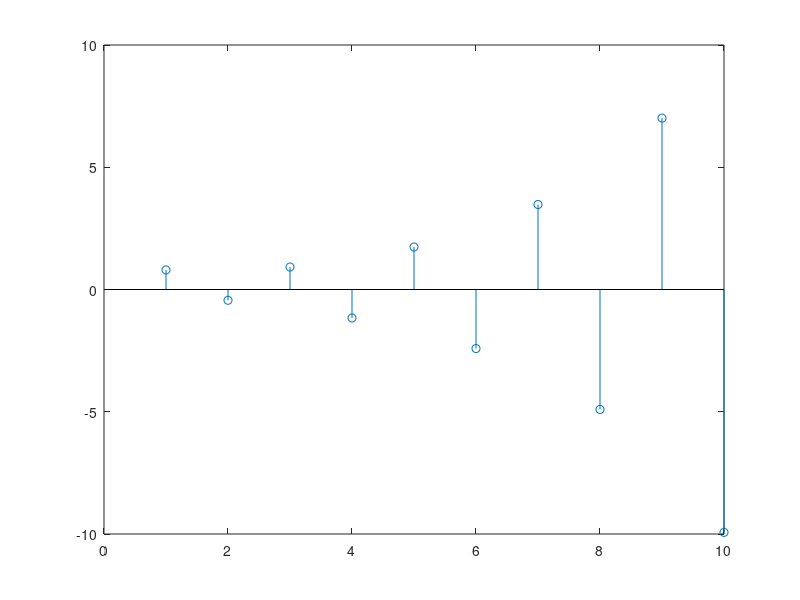

This chart was generated by the following MATLAB code:
clear all;
clc;
n = 1:1:10;
l = [1 1 -0.6];
m = [0.8 -0.44 -0.36 0.02];
a = ones(1,10);
b = filter(m,l,a);
stem(n,b);